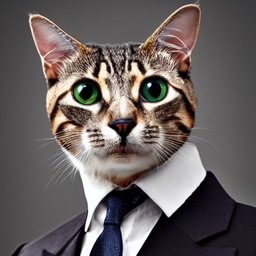
#> input picture 03-convolution-filters/directional-and-Sobel-filters/example-image.jpg, 256 x 256 px, shrunk from 512 x 512 before the run
$ python main.py
#> lines starting #> are read from the running program, lines starting #| are printed output that depends on the picture
import cv2 as cv
import numpy as np
import math

# Receiving parameters from user
print("Which mask do you want apply?")
print("1 - horizontal\n2 - Vertical\n3 - +45\n4 - -45\n5 - Laplace\n6 - Horizontal Sobel\n7 - Vertical Sober\n")
print("Ps. Enter the options separated by space")
options = input("input: ")
#> the answer given: 1
options = options.split(" ")

# Checking if options is valid
for i in range(len(options)):
    options[i] = int(options[i])
    if (options[i] < 1) or (options[i] > 7):
        print("Invalid option")
        exit()

# setting neighbor number
neighbor = 3

# import image
img = cv.imread('example-image.jpg', cv.IMREAD_COLOR)
#> img is the input picture: shape (256, 256, 3); mean B, G, R 94.5, 95.6, 103
img_width = img.shape[0]
#> img_width = 256
img_height = img.shape[1]
#> img_height = 256

red_channel = img[:,:,2]
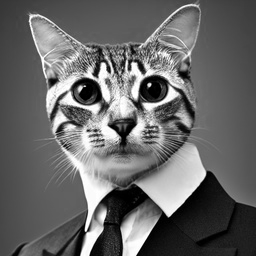
#> red_channel: shape (256, 256); min 0, max 255, mean 103
green_channel = img[:,:,1]
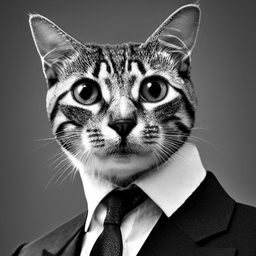
#> green_channel: shape (256, 256); min 0, max 255, mean 95.6
blue_channel = img[:,:,0]
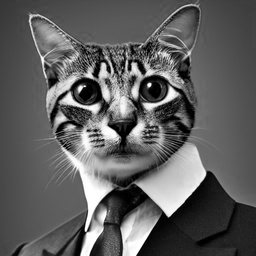
#> blue_channel: shape (256, 256); min 0, max 255, mean 94.5

# Defining masks matrix
masks = {
    "horizontal": np.array([[-0.5,-0.5,-0.5],[1,1,1], [-0.5,-0.5,-0.5]], np.float64),
    "vertical": np.array([[-0.5,1,-0.5],[-0.5,1,-0.5],[-0.5,1,-0.5]], np.float64),
    "+45": np.array([[-1,-1,2],[-1,2,-1],[2,-1,-1]], np.float64),
    "-45": np.array([[2,-1,-1],[-1,2,-1],[-1,-1,2]], np.float64),
    "laplace": np.array([[0,-1,0],[-1,4,-1],[0,-1,0]], np.float64),
    "horizontal-sobel": np.array([[-1,-2,-1],[0,0,0],[1,2,1]], np.float64),
    "vertical-sobel": np.array([[-1,0,1],[-2,0,2],[-1,0,1]], np.float64)
}

# Relation option menu with mask
relation = {
    1: "horizontal",
    2: "vertical",
    3: "+45",
    4: "-45",
    5: "laplace",
    6: "horizontal-sobel",
    7: "vertical-sobel"
}

# function apllying mask
def apply_filter(mask, frame):
    sum = 0
    for i in range(len(frame)):
        for j in range(len(frame)):
            sum += frame[i][j] * mask[i][j]

    sum = abs(sum)
    if sum > 255:
        sum = 255
    return sum


# function with convolution algorithm
def convolution():
    start = math.floor(neighbor/2)
    result_image = np.zeros(img.shape)
    stacked_imgs = img

    print("Processing...")

    for k in range(len(options)):
        mask_name = relation[options[k]]
        mask = masks[mask_name]

        for i in range(start, img_width - start):
            for j in range(start, img_height - start):
                red_frame = img[i-start:i+start+1, j-start:j+start+1, 2]
                green_frame = img[i-start:i+start+1, j-start:j+start+1, 1]
                blue_frame = img[i-start:i+start+1, j-start:j+start+1, 0]

                red_result = apply_filter(mask, red_frame)
                result_image[i][j][2] = red_result

                green_result = apply_filter(mask, green_frame)
                result_image[i][j][1] = green_result

                blue_result = apply_filter(mask, blue_frame)
                result_image[i][j][0] = blue_result

        stacked_imgs = np.hstack((stacked_imgs, result_image))
#> this loop made 1 pass
#> pass 1, in convolution, `stacked_imgs = np.hstack((stacked_imgs, result_image))`:
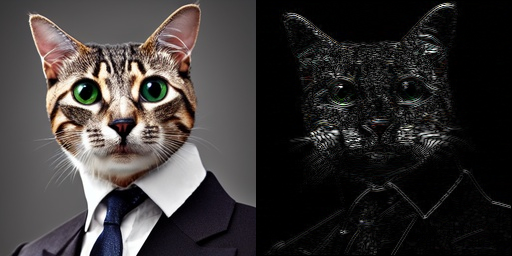
#> stacked_imgs: shape (256, 512, 3) float64; mean B, G, R 53.3, 53.9, 57.6
#> after the loop:
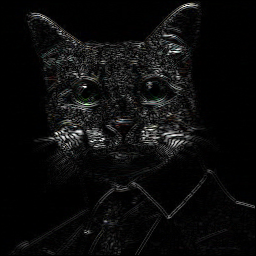
#> result_image: shape (256, 256, 3) float64; mean B, G, R 12.2, 12.2, 12.2
        # cv.imwrite(f"{mask_name}_final_result.jpg", result_image)

    cv.imwrite(f"all_stacked_images.jpg", stacked_imgs)
    print("Finish!")


# Calling function
convolution()
